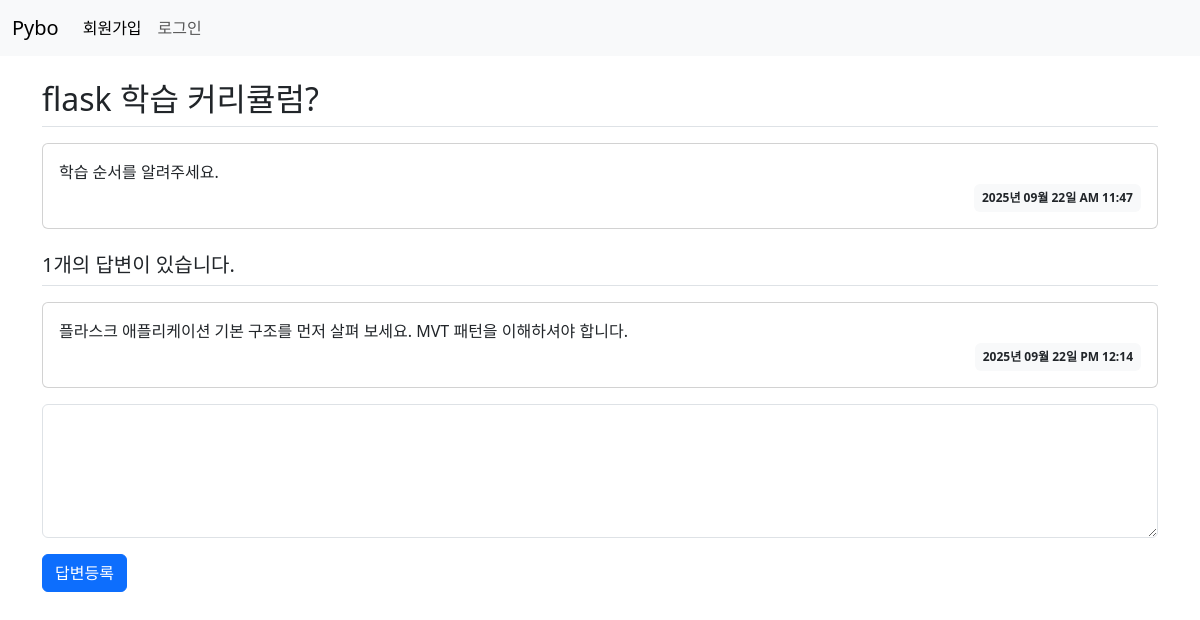
Screenshot of /question/detail/3 with the database file from the repository.
### pybo/models.py (models this page shows)
class Question(db.Model):
    id = db.Column(db.Integer, primary_key=True)
    subject = db.Column(db.String(200), nullable=False)
    content = db.Column(db.Text(), nullable=False)
    create_date = db.Column(db.DateTime(), nullable=False)

class Answer(db.Model):
    id = db.Column(db.Integer, primary_key=True)
    question_id = db.Column(db.Integer, db.ForeignKey('question.id', ondelete='CASCADE'))
    question = db.relationship(Question, backref=db.backref('answer_set'))
    content = db.Column(db.Text(), nullable=False)
    create_date = db.Column(db.DateTime(), nullable=False)

### pybo/views/question_views.py (the view)
@bp.route('/detail/<int:question_id>')
def detail(question_id):
    form = AnswerForm()  # 질문 상세 템플릿에 답변 폼 추가
    question = Question.query.get_or_404(question_id)
    return render_template('question/question_detail.html', question=question, form=form)

### pybo/forms.py
class AnswerForm(FlaskForm):
    content = TextAreaField('내용', validators=[DataRequired('내용은 필수입력 항목입니다.')])

### pybo/filter.py (called while the page is built)
def format_datetime(value, fmt='%Y년 %m월 %d일 %p %I:%M'):
    return value.strftime(fmt)

### pybo/templates/question/question_detail.html (shortened to what this page needs)
{% extends 'base.html' %}
{% block content %}
<div class="container my-3">
    <h2 class="border-bottom py-2">{{ question.subject }}</h2>
    <div class="card my-3">
        <div class="card-body">
            <div class="card-text">
                {{ question.content }}
            </div>
            <div class="d-flex justify-content-end">
                <div class="badge bg-light text-dark p-2">
                    {{ question.create_date|datetime }}
                </div>
            </div>
        </div>
    </div>
    <h5 class="border-bottom my-3 py-2">{{ question.answer_set|length }}개의 답변이 있습니다.</h5>
    {% for answer in question.answer_set %}
    <div class="card my-3">
        <div class="card-body">
            <div class="card-text">{{ answer.content }}</div>
            <div class="d-flex justify-content-end">
                <div class="badge bg-light text-dark p-2">
                    {{ answer.create_date|datetime }}
                </div>
            </div>
        </div>
    </div>
    {% endfor %}
    <form action="{{ url_for('answer.create', question_id=question.id) }}" method="post">
        <textarea class="form-control" name="content" id="content" rows="5"></textarea>
        <button type="submit" class="btn btn-primary mt-3">답변등록</button>
    </form>
</div>
{% endblock %}

### pybo/static/style.css (style rules this page uses)
textarea { width:100%; }
button[type='submit'] { margin-top: 10px; }

### rows the page displays
Question: subject "flask 학습 커리큘럼?", content "학습 순서를 알려주세요.", create_date "2025년 09월 22일 AM 11:47"
Answer: content "플라스크 애플리케이션 기본 구조를 먼저 살펴 보세요. MVT 패턴을 이해하셔야 합니다.", create_date "2025년 09월 22일 PM 12:14"

### other values shown
{{ question.answer_set|length }} "1"
